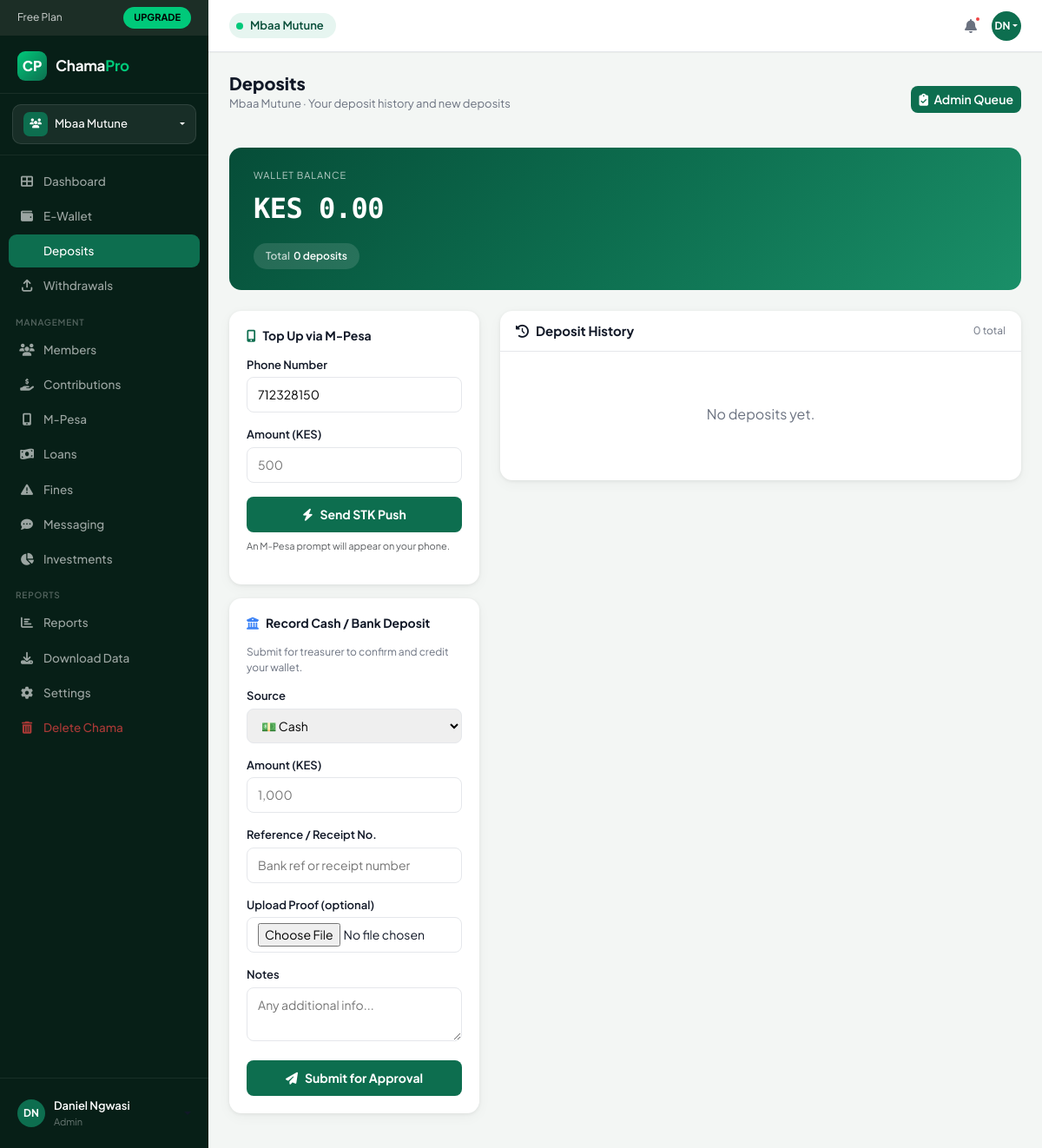
/wallets/1/deposits/ (signed in), run on the app's committed database.
### chamapro/models.py (models this page shows, shortened)
class Chama(models.Model):
    name                = models.CharField(max_length=255)
    description         = models.TextField(blank=True, null=True)
    created_by          = models.ForeignKey(
        'User', null=True, blank=True, on_delete=models.SET_NULL, related_name='created_chamas'
    )
    currency            = models.CharField(max_length=10, default='KES')
    contribution_amount = models.DecimalField(max_digits=12, decimal_places=2, default=0)
    contribution_day    = models.PositiveSmallIntegerField(default=5)
    meeting_day         = models.CharField(max_length=20, blank=True, null=True)
    max_members         = models.PositiveSmallIntegerField(default=10)
    late_penalty        = models.DecimalField(max_digits=5, decimal_places=2, default=5)
    loan_interest       = models.DecimalField(max_digits=5, decimal_places=2, default=10)
    settings            = models.JSONField(default=dict, blank=True)
    is_active           = models.BooleanField(default=True)
    created_at          = models.DateTimeField(auto_now_add=True)
    updated_at          = models.DateTimeField(auto_now=True)

class User(AbstractUser):
    phone = models.CharField(max_length=30, unique=True, null=True, blank=True)
    national_id   = models.CharField(max_length=20, blank=True, null=True)
    kra_pin       = models.CharField(max_length=20, blank=True, null=True)
    bio           = models.TextField(blank=True, null=True)
    occupation    = models.CharField(max_length=100, blank=True, null=True)
    location      = models.CharField(max_length=100, blank=True, null=True)
    avatar        = models.ImageField(upload_to='avatars/', blank=True, null=True)
    bank_name     = models.CharField(max_length=100, blank=True, null=True)
    bank_account  = models.CharField(max_length=30, blank=True, null=True)
    mpesa_number  = models.CharField(max_length=20, blank=True, null=True)
    KYC_CHOICES = [
        ('unverified', 'Unverified'),
        ('pending',    'Pending Review'),
        ('verified',   'Verified'),
    ]
    kyc_status = models.CharField(max_length=20, choices=KYC_CHOICES, default='unverified')

class Membership(models.Model):
    ROLE_CHOICES = [
        ('admin',     'Admin'),
        ('treasurer', 'Treasurer'),
        ('secretary', 'Secretary'),
        ('member',    'Member'),
    ]
    chama     = models.ForeignKey(Chama, on_delete=models.CASCADE, related_name='memberships')
    user      = models.ForeignKey('User', on_delete=models.CASCADE, related_name='memberships')
    role      = models.CharField(max_length=30, choices=ROLE_CHOICES, default='member')
    joined_at = models.DateTimeField(default=timezone.now)
    active    = models.BooleanField(default=True)
    class Meta:
        unique_together = ('chama', 'user')

### wallets/models.py (models this page shows, shortened)
class Wallet(models.Model):
    membership = models.OneToOneField(
        'chamapro.Membership',
        on_delete=models.CASCADE,
        related_name='wallet',
    )
    balance    = models.DecimalField(max_digits=12, decimal_places=2, default=Decimal('0.00'))
    is_frozen  = models.BooleanField(default=False)
    created_at = models.DateTimeField(auto_now_add=True)
    updated_at = models.DateTimeField(auto_now=True)
    class Meta:
        verbose_name        = 'Member Wallet'
        verbose_name_plural = 'Member Wallets'
        ordering            = ['-created_at']

### wallets/views.py (the view)
# urls.py: path('<int:chama_id>/deposits/',                views.deposit_page,          name='deposit_page'),
@login_required
def deposit_page(request, chama_id):
    chama      = get_object_or_404(Chama, pk=chama_id)
    membership = _get_membership(request.user, chama)
    wallet     = _get_or_create_wallet(membership)
    deposits   = wallet.deposits.all().order_by('-created_at')
    paginator  = Paginator(deposits, 15)
    page_obj   = paginator.get_page(request.GET.get('page', 1))
    context = {
        'chama':       chama,
        'membership':  membership,
        'wallet':      wallet,
        'page_obj':    page_obj,
        'active_chama': chama,
        'is_admin':    _is_admin_or_manager(membership),
    }
    return render(request, 'wallets/deposits.html', context)

### chamapro/templates/wallets/deposits.html (shortened to what this page needs)
{% extends 'base.html' %}
{% load humanize %}
{% block nav_deposits %}active{% endblock %}
{% block content %}
<div class="d-flex align-items-center justify-content-between mb-4">
  <div>
    <h1 class="page-title">Deposits</h1>
    <p class="page-sub">{{ chama.name }} · Your deposit history and new deposits</p>
  </div>
  {% if is_admin %}
  <a href="{% url 'admin_deposits' chama.id %}" class="btn btn-sm" style="background:var(--brand);color:#fff;border-radius:8px;font-weight:600;">
    <i class="fas fa-clipboard-check me-1"></i> Admin Queue
  </a>
  {% endif %}
</div>
<div class="balance-hero mb-4">
  <div class="balance-label">Wallet Balance</div>
  <div class="balance-amount">KES {{ wallet.balance|floatformat:2|intcomma }}</div>
  <div class="stat-pills-w">
    <div class="stat-pill-w"><span>Total</span>{{ page_obj.paginator.count }} deposit{{ page_obj.paginator.count|pluralize }}</div>
  </div>
</div>
<div class="row g-4">
  <div class="col-lg-4">
    <div class="form-section">
      <h6><i class="fas fa-mobile-screen-button me-2" style="color:var(--brand);"></i>Top Up via M-Pesa</h6>
      <form method="post" action="{% url 'wallet_topup' chama.id %}">
        <div class="mb-3"><label class="form-label-cp">Phone Number</label><input type="tel" name="phone_number" class="form-control-cp" placeholder="07xx xxx xxx" value="{{ request.user.phone|default:'' }}" required></div>
        <div class="mb-3"><label class="form-label-cp">Amount (KES)</label><input type="number" name="amount" class="form-control-cp" placeholder="500" min="10" step="1" required></div>
        <button type="submit" class="btn-brand"><i class="fas fa-bolt me-2"></i>Send STK Push</button>
        <p class="text-muted mt-2" style="font-size:11px;">An M-Pesa prompt will appear on your phone.</p>
      </form>
    </div>
    <div class="form-section">
      <h6><i class="fas fa-building-columns me-2" style="color:#3b82f6;"></i>Record Cash / Bank Deposit</h6>
      <p style="font-size:12px;color:var(--muted);margin-bottom:14px;">Submit for treasurer to confirm and credit your wallet.</p>
      <form method="post" action="{% url 'submit_manual_deposit' chama.id %}" enctype="multipart/form-data">
        <div class="mb-3"><label class="form-label-cp">Source</label><select name="source" class="form-control-cp"><option value="cash">💵 Cash</option><option value="bank">🏦 Bank Transfer</option></select></div>
        <div class="mb-3"><label class="form-label-cp">Amount (KES)</label><input type="number" name="amount" class="form-control-cp" placeholder="1,000" min="1" step="0.01" required></div>
        <div class="mb-3"><label class="form-label-cp">Reference / Receipt No.</label><input type="text" name="reference" class="form-control-cp" placeholder="Bank ref or receipt number"></div>
        <div class="mb-3"><label class="form-label-cp">Upload Proof (optional)</label><input type="file" name="proof_file" class="form-control-cp" accept="image/*,.pdf" style="padding:6px 12px;"></div>
        <div class="mb-3"><label class="form-label-cp">Notes</label><textarea name="notes" class="form-control-cp" rows="2" placeholder="Any additional info..."></textarea></div>
        <button type="submit" class="btn-brand"><i class="fas fa-paper-plane me-2"></i>Submit for Approval</button>
      </form>
    </div>
  </div>
  <div class="col-lg-8">
    <div class="table-card">
      <div class="table-card-header">
        <h6><i class="fas fa-history me-2"></i>Deposit History</h6>
        <span style="font-size:12px;color:var(--muted);">{{ page_obj.paginator.count }} total</span>
      </div>
      {% if page_obj.object_list %}
      <div style="overflow-x:auto;">
        <table class="dep-table">
          <thead><tr><th>Source</th><th>Amount</th><th>Reference</th><th>Status</th><th>Date</th></tr></thead>
          <tbody>
            {% for dep in page_obj %}
            <tr>
              <td>
                <div style="display:flex;align-items:center;gap:8px;">
                  <div class="source-icon {% if dep.source == 'mpesa' %}src-mpesa{% elif dep.source == 'cash' %}src-cash{% else %}src-bank{% endif %}">
                    <i class="fas {% if dep.source == 'mpesa' %}fa-mobile-screen-button{% elif dep.source == 'cash' %}fa-money-bill{% else %}fa-building-columns{% endif %}"></i>
                  </div>
                  {{ dep.get_source_display }}
                </div>
              </td>
              <td style="font-family:'DM Mono',monospace;font-weight:700;">KES {{ dep.amount|floatformat:2|intcomma }}</td>
              <td style="font-size:12px;color:var(--muted);">{{ dep.reference|default:"—" }}</td>
              <td>
                <span class="badge-status {% if dep.status == 'pending' %}badge-pending{% elif dep.status == 'credited' %}badge-credited{% elif dep.status == 'confirmed' %}badge-confirmed{% else %}badge-rejected{% endif %}">
                  <i class="fas {% if dep.status == 'pending' %}fa-clock{% elif dep.status == 'credited' %}fa-check-circle{% elif dep.status == 'confirmed' %}fa-thumbs-up{% else %}fa-times-circle{% endif %}"></i>
                  {{ dep.get_status_display }}
                </span>
              </td>
              <td style="font-size:12px;color:var(--muted);">{{ dep.created_at|date:"d M Y H:i" }}</td>
            </tr>
            {% endfor %}
          </tbody>
        </table>
      </div>
      {% if page_obj.has_other_pages %}
      <div style="padding:12px 16px;border-top:1px solid var(--border);display:flex;gap:6px;justify-content:center;">
        {% if page_obj.has_previous %}<a href="?page={{ page_obj.previous_page_number }}" class="pag-btn">«</a>{% endif %}
        <span class="pag-btn active">{{ page_obj.number }} / {{ page_obj.paginator.num_pages }}</span>
        {% if page_obj.has_next %}<a href="?page={{ page_obj.next_page_number }}" class="pag-btn">»</a>{% endif %}
      </div>
      {% endif %}
      {% else %}
      <div class="empty-state"><p>No deposits yet.</p></div>
      {% endif %}
    </div>
  </div>
</div>
{% endblock %}

### chamapro/templates/base.html (shortened to what this page needs)
{% load static %}
{% load humanize %}
<!DOCTYPE html>
<html lang="en">
<head>
  <link href="https://cdn.jsdelivr.net/npm/bootstrap@5.3.2/dist/css/bootstrap.min.css" rel="stylesheet">
  <link rel="stylesheet" href="https://cdnjs.cloudflare.com/ajax/libs/font-awesome/6.4.2/css/all.min.css">
</head>
<body>
<aside class="sidebar">
  <div class="plan-banner">
    <span>Free Plan</span>
    <a href="{% url 'upgrade' %}" class="upgrade-btn">UPGRADE</a>
  </div>
  <div class="sidebar-logo">
    <div class="logo-icon">CP</div>
    <div class="logo-text">Chama<span>Pro</span></div>
  </div>
  <div class="chama-selector-wrap">
    <div class="dropdown">
      <div class="chama-btn dropdown-toggle" data-bs-toggle="dropdown">
        <div class="chama-icon"><i class="fas fa-users" style="font-size:11px;"></i></div>
        <span class="chama-name">{{ chama.name }}</span>
      </div>
    </div>
  </div>
  <nav style="flex:1;padding-bottom:8px;">
    <div class="nav-section">
      <div class="nav-item-wrap">
        <a href="{% url 'dashboard' %}" class="nav-link-cp {% block nav_dashboard %}{% endblock %}"><i class="fas fa-th-large"></i> Dashboard</a>
      </div>
      <div class="nav-item-wrap">
        <a href="{% url 'wallet_dashboard' chama.id %}" class="nav-link-cp {% block nav_wallet %}{% endblock %}"><i class="fas fa-wallet"></i> E-Wallet</a>
      </div>
      <div class="nav-item-wrap">
        <a href="{% url 'deposit_page' chama.id %}" class="nav-link-cp {% block nav_deposits %}{% endblock %}"> Deposits</a>
      </div>
      <div class="nav-item-wrap">
        <a href="{% url 'withdrawal_page' chama.id %}" class="nav-link-cp {% block nav_withdrawals %}{% endblock %}"><i class="fas fa-arrow-up-from-bracket"></i> Withdrawals</a>
      </div>
    </div>
    <div class="nav-section">
      <div class="nav-section-label">Management</div>
      <div class="nav-item-wrap">
        <a href="{% url 'chama_members' chama.id %}" class="nav-link-cp {% block nav_members %}{% endblock %}"><i class="fas fa-users"></i> Members</a>
      </div>
      <div class="nav-item-wrap">
        <a href="{% url 'contributions' chama.id %}" class="nav-link-cp {% block nav_contributions %}{% endblock %}"><i class="fas fa-hand-holding-dollar"></i> Contributions</a>
      </div>
      <div class="nav-item-wrap">
        <a href="{% url 'mpesa_transactions' chama.id %}" class="nav-link-cp {% block nav_mpesa %}{% endblock %}"><i class="fas fa-mobile-screen-button"></i> M-Pesa</a>
      </div>
      <div class="nav-item-wrap">
        <a href="{% url 'loans' chama.id %}" class="nav-link-cp {% block nav_loans %}{% endblock %}"><i class="fas fa-money-bill-wave"></i> Loans</a>
      </div>
      <div class="nav-item-wrap">
        <a href="{% url 'fines' chama.id %}" class="nav-link-cp {% block nav_fines %}{% endblock %}"><i class="fas fa-triangle-exclamation"></i> Fines</a>
      </div>
      <div class="nav-item-wrap">
        <a href="{% url 'messaging_hub' chama.id %}" class="nav-link-cp {% block nav_messaging %}{% endblock %}"><i class="fas fa-comment-dots"></i> Messaging</a>
      </div>
      <div class="nav-item-wrap">
        <a href="{% url 'investments:portfolio' chama.id %}" class="nav-link-cp {% block nav_investments %}{% endblock %}"><i class="fas fa-chart-pie"></i> Investments</a>
      </div>
    </div>
    <div class="nav-section">
      <div class="nav-section-label">Reports</div>
      <div class="nav-item-wrap">
        <a href="{% url 'reports' chama.id %}" class="nav-link-cp {% block nav_reports %}{% endblock %}"><i class="fas fa-chart-bar"></i> Reports</a>
      </div>
      <div class="nav-item-wrap">
        <a href="{% url 'export_report_excel' chama.id %}" class="nav-link-cp"><i class="fas fa-download"></i> Download Data</a>
      </div>
      <div class="nav-item-wrap">
        <a href="{% url 'chama_settings' chama.id %}" class="nav-link-cp {% block nav_settings %}{% endblock %}">
          <i class="fas fa-cog"></i> Settings
        </a>
      </div>
      {% if my_membership.role == 'admin' %}
      <div class="nav-item-wrap">
        <a href="{% url 'chama_delete' chama.id %}" class="nav-link-cp nav-danger"
           onclick="return confirm('Delete {{ chama.name }}? This action cannot be undone.')">
          <i class="fas fa-trash-can"></i> Delete Chama
        </a>
      </div>
      {% endif %}
    </div>
  </nav>
  <div class="sidebar-footer">
    <div class="dropdown">
      <div class="sidebar-user dropdown-toggle" data-bs-toggle="dropdown">
        <div class="avatar">{{ user.first_name.0|upper }}{{ user.last_name.0|upper }}</div>
        <div class="user-info">
          <div class="user-name">{{ user.get_full_name|default:user.username }}</div>
          <div class="user-role">{{ my_membership.get_role_display|default:"Member" }}</div>
        </div>
      </div>
    </div>
  </div>
</aside>
<header class="topbar">
  <div class="topbar-group-badge">
    <div class="dot"></div>
    <span>{{ chama.name|truncatechars:25 }}</span>
  </div>
  <div class="topbar-right">
    <button class="topbar-icon-btn"><i class="fas fa-bell"></i><div class="notif-dot"></div></button>
    <div class="dropdown">
      <div class="topbar-avatar dropdown-toggle" data-bs-toggle="dropdown">
        {{ user.first_name.0|upper }}{{ user.last_name.0|upper }}
      </div>
    </div>
  </div>
</header>
<div class="main-wrap">
  <div class="main-content">
    {% block content %}{% endblock %}
  </div>
</div>
</body>
</html>

### data on the page
Chama: name "Mbaa Mutune"
User: first_name.0 "D", last_name.0 "N", get_full_name "Daniel Ngwasi", phone_number "712328150"
Membership: role "Admin"
Wallet: balance "0.00"

### other printed values
{{ page_obj.paginator.count }} "0"
